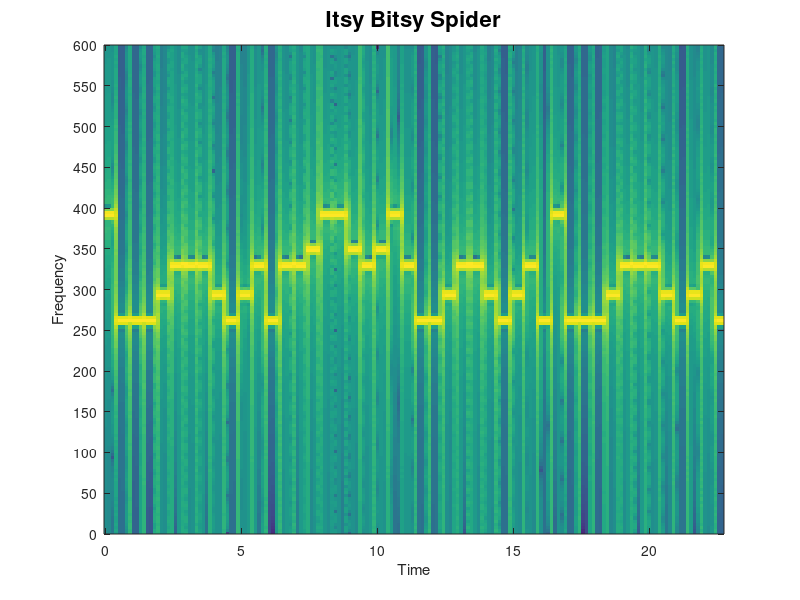
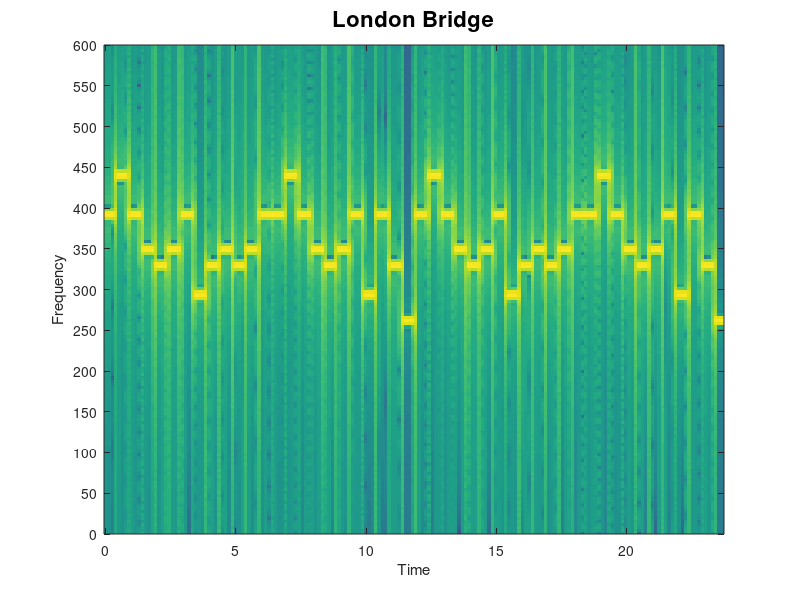

MATLAB code to generate these figures, in order:
%%%%%%%%%%%%%%%%%%%%%%%%%%%%%%%%%%%%%%%%%%%%%%%%%%%%%%%%%%%%%%%%%%%%%%%%%%%
% Cleaning
%%%%%%%%%%%%%%%%%%%%%%%%%%%%%%%%%%%%%%%%%%%%%%%%%%%%%%%%%%%%%%%%%%%%%%%%%%%

clear all, close all, home

%%%%%%%%%%%%%%%%%%%%%%%%%%%%%%%%%%%%%%%%%%%%%%%%%%%%%%%%%%%%%%%%%%%%%%%%%%%
% Defining Notes
%%%%%%%%%%%%%%%%%%%%%%%%%%%%%%%%%%%%%%%%%%%%%%%%%%%%%%%%%%%%%%%%%%%%%%%%%%%

%Defining the notes
note=@(f)cos(2*pi*f.*[0:1/8000:0.5]);

%Freq of the 4th note in each octave in Hz
C=note(261.63);
Cs=note(277.18);
D=note(293.66);
Ds=note(311.13);
E=note(329.63);
F=note(349.23);
Fs=note(369.99);
G=note(392);
Gs=note(415.3);
A=note(440);
As=note(466.16);
B=note(493.88);

%%%%%%%%%%%%%%%%%%%%%%%%%%%%%%%%%%%%%%%%%%%%%%%%%%%%%%%%%%%%%%%%%%%%%%%%%%%
% Question 1
%%%%%%%%%%%%%%%%%%%%%%%%%%%%%%%%%%%%%%%%%%%%%%%%%%%%%%%%%%%%%%%%%%%%%%%%%%%
song_Spider=[G,C,C,C,D,E,E,E,D,C,D,E,C,E,E,F,G,G,F,E,F,G,E,C,C,D,E,E,D,C,...
    D,E,C,G,C,C,C,D,E,E,E,D,C,D,E,C];

%Spider Plot
figure
specgram(song_Spider,2048,8000,hamming(2048),1024);
title('Itsy Bitsy Spider','FontSize',16)
set(gca,'YLim',[0 600]),set(gca,'YTick',[0:50:600])

%%%%%%%%%%%%%%%%%%%%%%%%%%%%%%%%%%%%%%%%%%%%%%%%%%%%%%%%%%%%%%%%%%%%%%%%%%%
% Question 2
%%%%%%%%%%%%%%%%%%%%%%%%%%%%%%%%%%%%%%%%%%%%%%%%%%%%%%%%%%%%%%%%%%%%%%%%%%%
song_Bridge=[G,A,G,F,E,F,G,D,E,F,E,F,G,G,A,G,F,E,F,G,D,G,E,C,G,A,G,F,E,F,...
    G,D,E,F,E,F,G,G,A,G,F,E,F,G,D,G,E,C];
sound(song_Bridge);
%Bridge Plot
figure
specgram(song_Bridge,2048,8000,hamming(2048),1024);
title('London Bridge','FontSize',16)
set(gca,'YLim',[0 600]),set(gca,'YTick',[0:50:600])